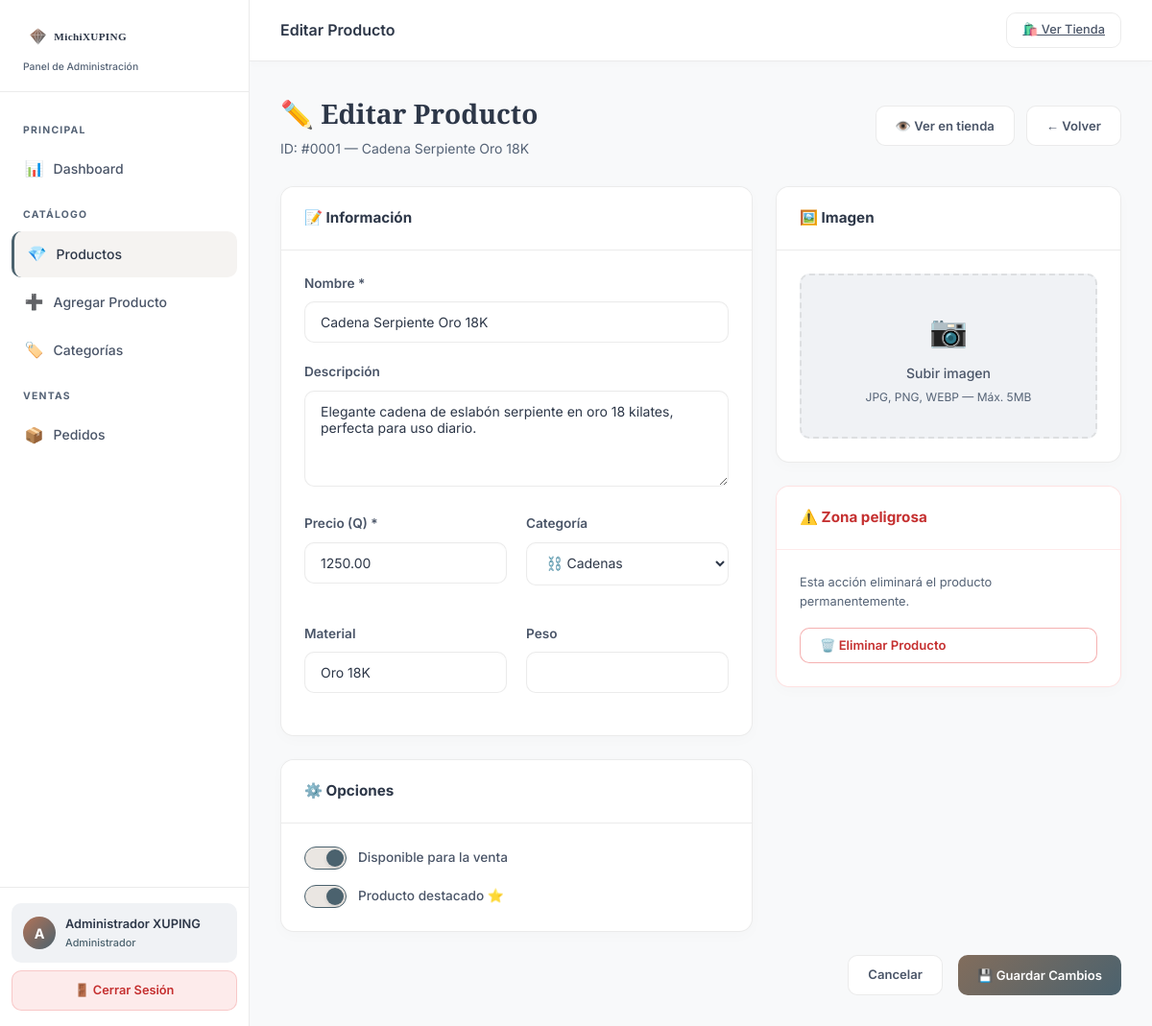
/admin/editar_producto.php?id=1 (signed in), run on the app's committed database.
### tables this page shows
CREATE TABLE IF NOT EXISTS productos (
    id INT AUTO_INCREMENT PRIMARY KEY,
    categoria_id INT,
    nombre VARCHAR(200) NOT NULL,
    descripcion TEXT,
    precio DECIMAL(10,2) NOT NULL DEFAULT 0.00,
    imagen VARCHAR(500) DEFAULT NULL,
    disponible TINYINT(1) DEFAULT 1,
    destacado TINYINT(1) DEFAULT 0,
    material VARCHAR(100) DEFAULT NULL,
    peso VARCHAR(50) DEFAULT NULL,
    created_at TIMESTAMP DEFAULT CURRENT_TIMESTAMP,
    updated_at TIMESTAMP DEFAULT CURRENT_TIMESTAMP ON UPDATE CURRENT_TIMESTAMP,
    FOREIGN KEY (categoria_id) REFERENCES categorias(id) ON DELETE SET NULL
);

CREATE TABLE IF NOT EXISTS categorias (
    id INT AUTO_INCREMENT PRIMARY KEY,
    nombre VARCHAR(100) NOT NULL,
    slug VARCHAR(100) NOT NULL UNIQUE,
    descripcion TEXT,
    icono VARCHAR(50) DEFAULT '💎',
    orden INT DEFAULT 0,
    activo TINYINT(1) DEFAULT 1,
    created_at TIMESTAMP DEFAULT CURRENT_TIMESTAMP
);

### admin/editar_producto.php (the view, shortened to what this page needs)
<?php
require_once 'helpers.php';
$db = getDB();
$id = intval($_GET['id'] ?? 0);
$stmt = $db->prepare("SELECT * FROM productos WHERE id = ?");
$stmt->bind_param("i", $id);
$stmt->execute();
$prod = $stmt->get_result()->fetch_assoc();
$categorias = $db->query("SELECT * FROM categorias WHERE activo=1 ORDER BY orden")->fetch_all(MYSQLI_ASSOC);
?>
<!DOCTYPE html>
<html lang="es">
<head>
    <link rel="stylesheet" href="../css/admin.css">
</head>
<body>
<div class="admin-layout">
    <main class="admin-main">
        <div class="admin-content">
            <div class="page-header">
                <div>
                    <h2 class="page-heading">✏️ Editar Producto</h2>
                    <p class="page-sub">ID: #<?= str_pad($id,4,'0',STR_PAD_LEFT) ?> — <?= htmlspecialchars($prod['nombre']) ?></p>
                </div>
                <div style="display:flex; gap:0.75rem;">
                    <a href="../producto.php?id=<?= $id ?>" target="_blank" class="btn btn-outline">👁️ Ver en tienda</a>
                    <a href="productos.php" class="btn btn-outline">← Volver</a>
                </div>
            </div>
            <form method="POST" enctype="multipart/form-data" id="form-editar-producto">
                <div style="display:grid; grid-template-columns: 1fr 360px; gap: 1.5rem; align-items:start;">
                    <div style="display:flex; flex-direction:column; gap:1.5rem;">
                        <div class="card">
                            <div class="card-header"><span class="card-title">📝 Información</span></div>
                            <div class="card-body">
                                <div class="form-group">
                                    <label for="nombre">Nombre *</label>
                                    <input type="text" id="nombre" name="nombre" class="form-control" required
                                           value="<?= htmlspecialchars($prod['nombre']) ?>">
                                </div>
                                <div class="form-group">
                                    <label for="descripcion">Descripción</label>
                                    <textarea id="descripcion" name="descripcion" class="form-control" rows="4"><?= htmlspecialchars($prod['descripcion'] ?? '') ?></textarea>
                                </div>
                                <div class="form-grid">
                                    <div class="form-group">
                                        <label for="precio">Precio (Q) *</label>
                                        <input type="number" id="precio" name="precio" class="form-control"
                                               step="0.01" min="0" required value="<?= $prod['precio'] ?>">
                                    </div>
                                    <div class="form-group">
                                        <label for="categoria_id">Categoría</label>
                                        <select id="categoria_id" name="categoria_id" class="form-control">
                                            <?php foreach ($categorias as $cat): ?>
                                            <option value="<?= $cat['id'] ?>" <?= $prod['categoria_id'] == $cat['id'] ? 'selected' : '' ?>>
                                                <?= htmlspecialchars($cat['icono'].' '.$cat['nombre']) ?>
                                            </option>
                                            <?php endforeach; ?>
                                        </select>
                                    </div>
                                    <div class="form-group">
                                        <label for="material">Material</label>
                                        <input type="text" id="material" name="material" class="form-control"
                                               value="<?= htmlspecialchars($prod['material'] ?? '') ?>">
                                    </div>
                                    <div class="form-group">
                                        <label for="peso">Peso</label>
                                        <input type="text" id="peso" name="peso" class="form-control"
                                               value="<?= htmlspecialchars($prod['peso'] ?? '') ?>">
                                    </div>
                                </div>
                            </div>
                        </div>
                        <div class="card">
                            <div class="card-header"><span class="card-title">⚙️ Opciones</span></div>
                            <div class="card-body" style="display:flex; flex-direction:column; gap:1rem;">
                                <div class="toggle-wrap">
                                    <label class="toggle">
                                        <span class="toggle-slider"></span>
                                    </label>
                                    <span class="toggle-label">Disponible para la venta</span>
                                </div>
                                <div class="toggle-wrap">
                                    <label class="toggle">
                                        <span class="toggle-slider"></span>
                                    </label>
                                    <span class="toggle-label">Producto destacado ⭐</span>
                                </div>
                            </div>
                        </div>
                    </div>
                    <div style="display:flex; flex-direction:column; gap:1.5rem;">
                        <div class="card">
                            <div class="card-header"><span class="card-title">🖼️ Imagen</span></div>
                            <div class="card-body">
                                <div class="upload-area" id="upload-area">
                                    <div class="upload-icon">📷</div>
                                    <div class="upload-text"><?= $prod['imagen'] ? 'Reemplazar imagen' : 'Subir imagen' ?></div>
                                    <div class="upload-hint">JPG, PNG, WEBP — Máx. 5MB</div>
                                </div>
                            </div>
                        </div>
                        <div class="card" style="border-color: rgba(248,113,113,0.2);">
                            <div class="card-header" style="border-color: rgba(248,113,113,0.15);">
                                <span class="card-title text-danger">⚠️ Zona peligrosa</span>
                            </div>
                            <div class="card-body">
                                <p style="font-size:0.8rem; color:var(--text-dim); margin-bottom:1rem;">
                                    Esta acción eliminará el producto permanentemente.
                                </p>
                                <form method="POST" action="productos.php"
                                      onsubmit="return confirm('¿ELIMINAR este producto? No se puede deshacer.')">
                                    <button type="submit" class="btn btn-danger" style="width:100%;" id="btn-delete-prod">
                                        🗑️ Eliminar Producto
                                    </button>
                                </form>
                            </div>
                        </div>
                    </div>
                </div>
                <div style="display:flex; gap:1rem; margin-top:1.5rem; justify-content:flex-end;">
                    <a href="productos.php" class="btn btn-outline">Cancelar</a>
                    <button type="submit" class="btn btn-primary" id="btn-guardar-editar">💾 Guardar Cambios</button>
                </div>
            </form>
        </div>
    </main>
</div>
</body>
</html>

### css/admin.css (style rules this page uses)
:root { --peach: #b27357; --slate: #4b626e; --taupe: #826d5c; --light-blue: #427079; --gold: var(--taupe); --gold-light: var(--peach); --gold-dark: var(--slate); --black: #ffffff; --dark: #f8f9fa; --dark-2: #ffffff; --dark-3: #f0f2f5; --dark-4: #e2e8f0; --glass: rgba(255,255,255,0.7); --glass-border: rgba(0,0,0,0.08); --text: #2d3748; --text-muted: #4a5568; --text-dim: #556376; --success: #2c7a4b; --success-bg: rgba(72,187,120,0.1); --danger: #c53030; --danger-bg: rgba(229,62,62,0.1); --warning: #b75c1a; --info: #2166a0; --radius: 14px; --radius-sm: 10px; --sidebar-w: 260px; --transition: all 0.25s cubic-bezier(0.4,0,0.2,1); }
*, *::before, *::after { box-sizing: border-box; margin: 0; padding: 0; }
html { scroll-behavior: smooth; }
body { font-family: 'Inter', sans-serif; background: var(--dark); color: var(--text); min-height: 100vh; line-height: 1.6; }
.admin-layout { display: flex; min-height: 100vh; }
.admin-main { margin-left: var(--sidebar-w); flex: 1; display: flex; flex-direction: column; }
.admin-content { padding: 2rem; flex: 1; }
.page-header { display: flex; align-items: center; justify-content: space-between; margin-bottom: 1.75rem; }
.page-heading { font-family: 'Playfair Display', serif; font-size: 1.75rem; font-weight: 700; color: var(--text); }
.page-sub { font-size: 0.875rem; color: var(--text-dim); margin-top: 0.2rem; }
.card { background: var(--dark-2); border: 1px solid var(--glass-border); border-radius: var(--radius); overflow: hidden; box-shadow: 0 4px 15px rgba(0,0,0,0.02); }
.card-header { padding: 1.25rem 1.5rem; border-bottom: 1px solid var(--glass-border); display: flex; align-items: center; justify-content: space-between; background: #ffffff; }
.card-title { font-size: 0.95rem; font-weight: 700; color: var(--text); }
.card-body { padding: 1.5rem; }
.btn { display: inline-flex; align-items: center; gap: 6px; padding: 0.6rem 1.25rem; border-radius: var(--radius-sm); font-weight: 600; font-size: 0.82rem; cursor: pointer; transition: var(--transition); font-family: inherit; border: none; text-decoration: none; white-space: nowrap; }
.btn-primary { background: linear-gradient(135deg, var(--gold), var(--gold-dark)); color: #ffffff; }
.btn-danger { background: #ffffff; color: var(--danger); border: 1px solid rgba(229,62,62,0.4); }
.btn-outline { background: #ffffff; border: 1px solid var(--glass-border); color: var(--text-muted); }
.form-grid { display: grid; grid-template-columns: 1fr 1fr; gap: 1.25rem; }
.form-group { margin-bottom: 1.25rem; }
.form-group label { display: block; font-size: 0.85rem; font-weight: 600; color: var(--text-muted); margin-bottom: 0.5rem; }
.form-control { width: 100%; padding: 0.75rem 1rem; background: #ffffff; border: 1px solid var(--glass-border); border-radius: var(--radius-sm); color: var(--text); font-family: inherit; font-size: 0.875rem; transition: var(--transition); outline: none; box-shadow: inset 0 1px 3px rgba(0,0,0,0.02); }
select.form-control { cursor: pointer; }
textarea.form-control { resize: vertical; min-height: 100px; }
.upload-area { border: 2px dashed var(--glass-border); border-radius: var(--radius-sm); padding: 2rem; text-align: center; cursor: pointer; transition: var(--transition); position: relative; background: var(--dark-3); }
.upload-icon { font-size: 2rem; margin-bottom: 0.5rem; color: var(--text-dim); }
.upload-text { font-size: 0.875rem; color: var(--text-muted); font-weight: 500; }
.upload-hint { font-size: 0.75rem; color: var(--text-dim); margin-top: 0.25rem; }
.toggle-wrap { display: flex; align-items: center; gap: 0.75rem; }
.toggle { position: relative; width: 44px; height: 24px; }
.toggle-slider { position: absolute; inset: 0; background: var(--dark-4); border-radius: 24px; cursor: pointer; transition: var(--transition); border: 1px solid var(--glass-border); }
.toggle-slider::before { content: ''; position: absolute; width: 18px; height: 18px; left: 2px; top: 2px; background: #ffffff; border-radius: 50%; transition: var(--transition); box-shadow: 0 2px 4px rgba(0,0,0,0.1); }
.toggle input:checked + .toggle-slider { background: rgba(184,171,159,0.3); border-color: var(--gold-dark); }
.toggle input:checked + .toggle-slider::before { transform: translateX(20px); background: var(--gold-dark); }
.toggle-label { font-size: 0.85rem; font-weight: 500; color: var(--text-muted); }
.text-danger { color: var(--danger); }

### data on the page
productos: nombre "Cadena Serpiente Oro 18K", descripcion "Elegante cadena de eslabón serpiente en oro 18 kilates, perfecta para uso diario.", precio "1250.00", categoria_id "⛓️ Cadenas", material "Oro 18K"

### other printed values
$initial "A"
$user['nombre'] "Administrador XUPING"
$title "Editar Producto"
str_pad($id,4,'0',STR_PAD_LEFT) "0001"
